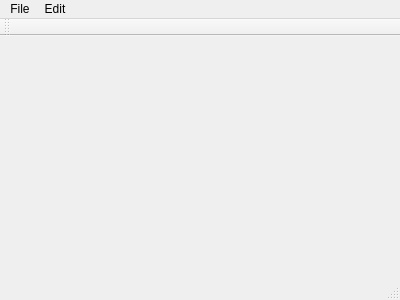
<?xml version="1.0" encoding="UTF-8"?>
<ui version="4.0">
 <class>MainWindow</class>
 <widget class="QMainWindow" name="MainWindow">
  <property name="geometry">
   <rect>
    <x>0</x>
    <y>0</y>
    <width>400</width>
    <height>300</height>
   </rect>
  </property>
  <property name="windowTitle">
   <string>MainWindow</string>
  </property>
  <widget class="QWidget" name="centralWidget"/>
  <widget class="QMenuBar" name="menuBar">
   <property name="geometry">
    <rect>
     <x>0</x>
     <y>0</y>
     <width>400</width>
     <height>28</height>
    </rect>
   </property>
   <widget class="QMenu" name="menuFile">
    <property name="title">
     <string>File</string>
    </property>
    <addaction name="actionnew"/>
    <addaction name="actionopen"/>
   </widget>
   <widget class="QMenu" name="menuEdit">
    <property name="title">
     <string>Edit</string>
    </property>
    <addaction name="actionundo"/>
   </widget>
   <addaction name="menuFile"/>
   <addaction name="menuEdit"/>
  </widget>
  <widget class="QToolBar" name="mainToolBar">
   <attribute name="toolBarArea">
    <enum>TopToolBarArea</enum>
   </attribute>
   <attribute name="toolBarBreak">
    <bool>false</bool>
   </attribute>
  </widget>
  <widget class="QStatusBar" name="statusBar"/>
  <action name="actionnew">
   <property name="text">
    <string>new</string>
   </property>
  </action>
  <action name="actionopen">
   <property name="text">
    <string>open</string>
   </property>
  </action>
  <action name="actionundo">
   <property name="text">
    <string>undo</string>
   </property>
  </action>
 </widget>
 <layoutdefault spacing="6" margin="11"/>
 <resources/>
 <connections/>
</ui>
